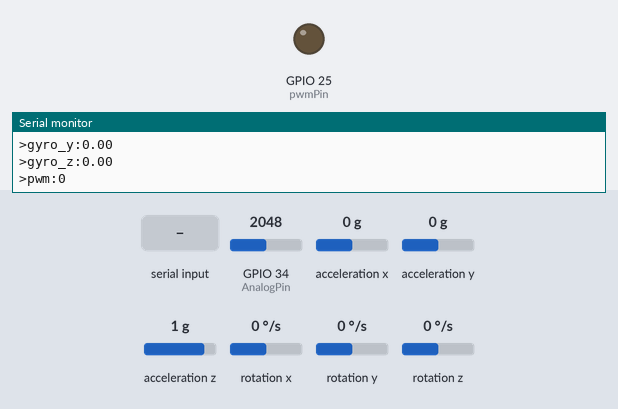
Bench run of a program on a simulated ESP32. On the bench: output pins drawn as LEDs (lit = HIGH), the last lines printed to the serial monitor. Wiring (inferred from the names in the program): MPU-6050 motion sensor at I2C address 0x68. The test bench sets the inputs (shaded band); at power-on: GPIO 34 (AnalogPin) = 2048, acceleration x 0 g, acceleration y 0 g, acceleration z 1 g, rotation x 0 °/s, rotation y 0 °/s, rotation z 0 °/s (analog values on the 0–4095 scale).

Above: at 1.2 s.
1.3 s: "90,45\n" received over Serial
At 2.1 s:
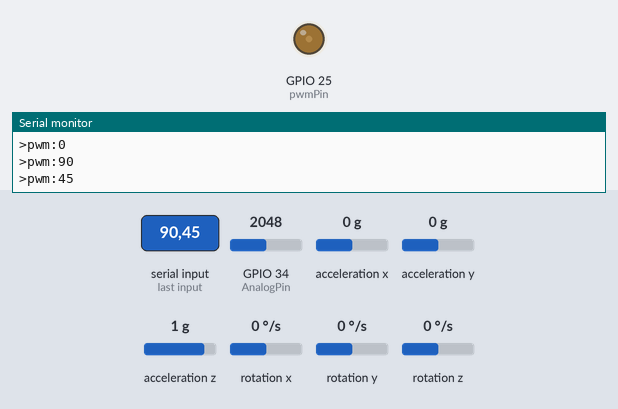
3.8 s: "30,150\n" received over Serial
At 4.1 s:
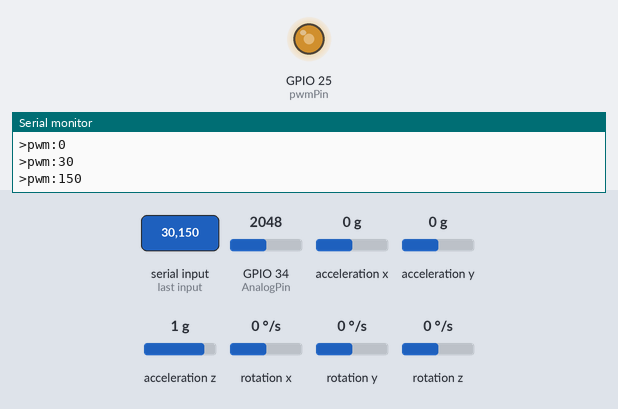
6.3 s: "200\n" received over Serial
At 7.1 s:
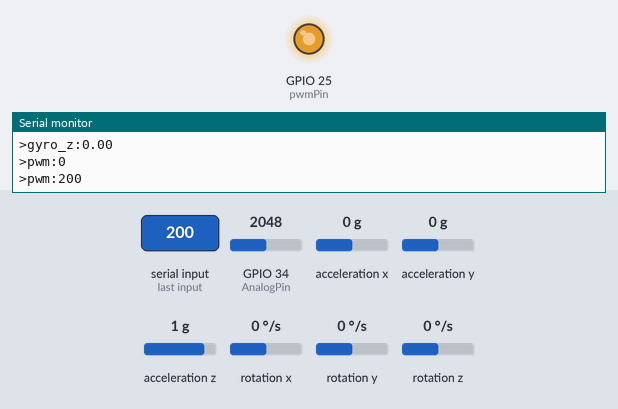
Timing chart, 0 to 9.3 s (numbered marks = the images above; inputs shaded):
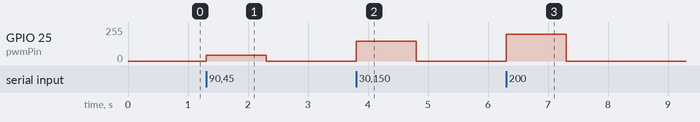

Measured:
- after the input at 1.3 s, GPIO 25 (pwmPin): 0/255 → 45/255 at once, → 0/255 1.0 s later
- after the input at 3.8 s, GPIO 25 (pwmPin): 0/255 → 149/255 at once, → 0/255 1.0 s later
- after the input at 6.3 s, GPIO 25 (pwmPin): 0/255 → 199/255 at once, → 0/255 1.0 s later

The program:

main.cpp
```cpp
#include <Arduino.h>
#include <Wire.h>

constexpr uint8_t AnalogPin = 34; // GPIO34: AS5600 OUT
constexpr uint8_t Mpu6050Address = 0x68;
constexpr uint32_t Period = 50;
constexpr uint8_t pwmPin = 25;        // GPIO25
constexpr uint8_t DUTY_MAX = 240;     // tope del barrido (240/255 = 94%)
constexpr uint8_t DUTY_PASO = 20;     // cuanto sube cada paso
constexpr uint32_t probeTime = 5000;  // cada cuanto sube (5 s para que se asiente)
uint8_t pwmDuty = 0;                  // duty actual 0-255
bool barrido = true;                  // se apaga al mandar un valor por serial
int offset = 0;
uint32_t lastRead = 0;
uint32_t lastProbe = 0;   // reloj aparte para el barrido
long degrees = 0;

void setupPwm() {
  ledcAttach(pwmPin, 20000, 8); // pin, 20 kHz, 8 bits (duty 0-255)
}

void setup() {
  Serial.begin(115200);
  Wire.begin(21, 22); // SDA, SCL
  Wire.beginTransmission(Mpu6050Address);
  Wire.write(0x6B); // PWR_MGMT_1
  Wire.write(0);    // Wake up
  Wire.endTransmission();
  setupPwm();
  pinMode(AnalogPin, INPUT);
  analogReadResolution(12);
  analogSetPinAttenuation(AnalogPin, ADC_11db);
  offset = analogRead(AnalogPin);
}

void readPwmValue() {
  if (Serial.available()) {
    const int pwmValue = Serial.parseInt();
    if (pwmValue >= 0 && pwmValue <= 255) {
      barrido = false;                 // manda el usuario, no el barrido
      pwmDuty = pwmValue;
      Serial.print(">pwm:");
      Serial.println(pwmDuty);
    }
  }
}

void readMpu6050() {
  Wire.beginTransmission(Mpu6050Address);
  Wire.write(0x3B); // ACCEL_XOUT_H
  if (Wire.endTransmission(false) != 0 || Wire.requestFrom(Mpu6050Address, 14) != 14) {
    return;
  }

  const int16_t ax = (Wire.read() << 8) | Wire.read();
  const int16_t ay = (Wire.read() << 8) | Wire.read();
  const int16_t az = (Wire.read() << 8) | Wire.read();
  const int16_t temperature = (Wire.read() << 8) | Wire.read();
  const int16_t gx = (Wire.read() << 8) | Wire.read();
  const int16_t gy = (Wire.read() << 8) | Wire.read();
  const int16_t gz = (Wire.read() << 8) | Wire.read();

  Serial.print(">accel_x:");
  Serial.println(ax / 16384.0f);
  Serial.print(">accel_y:");
  Serial.println(ay / 16384.0f);
  Serial.print(">accel_z:");
  Serial.println(az / 16384.0f);
  Serial.print(">temperature:");
  Serial.println(temperature / 340.0f + 36.53f);
  Serial.print(">gyro_x:");
  Serial.println(gx / 131.0f);
  Serial.print(">gyro_y:");
  Serial.println(gy / 131.0f);
  Serial.print(">gyro_z:");
  Serial.println(gz / 131.0f);
  Serial.print(">pwm:");
  Serial.println(pwmDuty);
}

void readAnalogValue() {
  const int rawValue = analogRead(AnalogPin);
  degrees = map(rawValue-offset, 0, 4095, 0, 360);
  Serial.print(">raw:");
  Serial.println(rawValue - offset);
  Serial.print(">degrees:");
  Serial.println(degrees);
}

void loop() {
  const uint32_t now = millis();
  readPwmValue();
  ledcWrite(pwmPin, pwmDuty);
  if (now - lastRead >= Period) {
    lastRead = now;
    readAnalogValue();
    readMpu6050();
  }
  if (barrido && now - lastProbe >= probeTime) {
    lastProbe = now;
    pwmDuty = (pwmDuty + DUTY_PASO > DUTY_MAX) ? 0 : pwmDuty + DUTY_PASO;
  }
}
```
